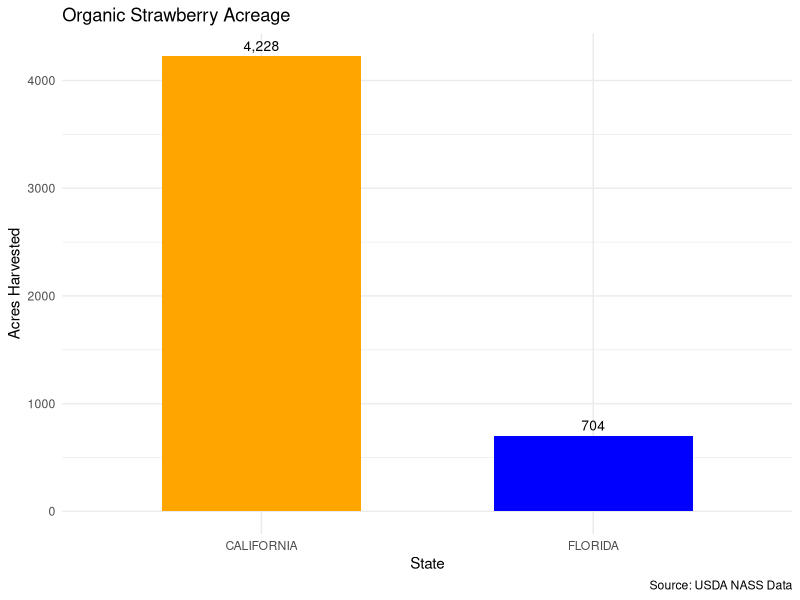
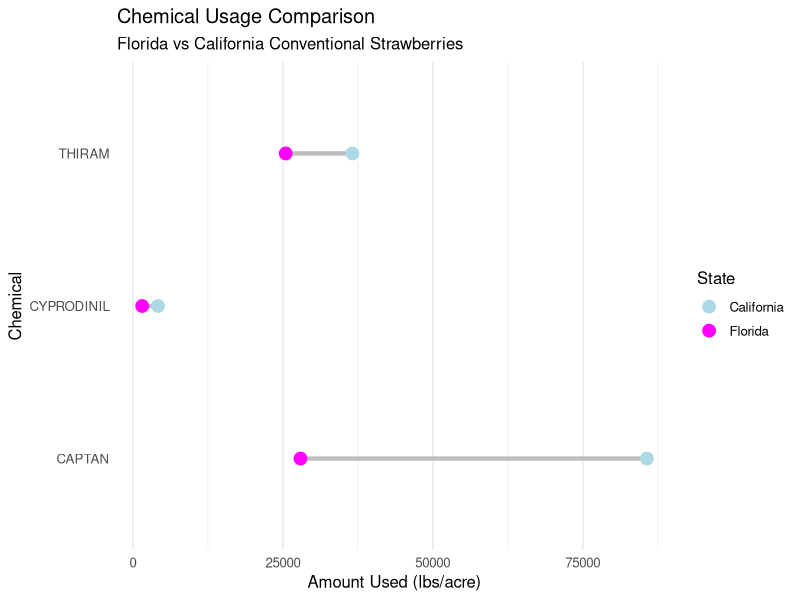
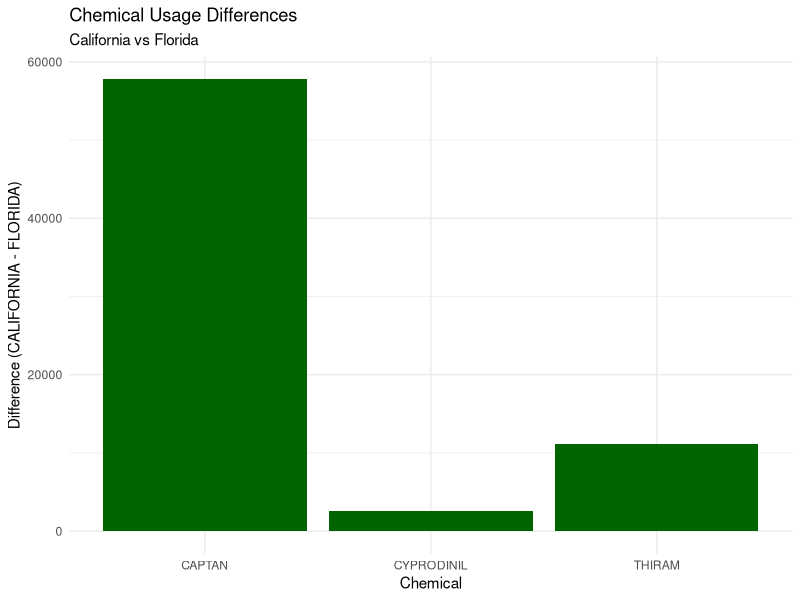

Write the R code that produced these figures, in order. (Note: this script raises an error after producing the figures.)
## ---- chunk 1
#| echo: false
#| label: Loading, exploring and beginning stages of cleaning data

library(dplyr)
library(ggplot2)

strawb_data <- read.csv("strawb_mar6.csv")
str(strawb_data)
head(strawb_data)
names(strawb_data)

col_remove <- c("Week.Ending", "Ag.District", "Ag.District.Code", 
                       "County", "County.ANSI", "Zip.Code", "Region", "Watershed")
clean_data <- strawb_data

print(names(clean_data))

clean_data$Week.Ending <- NULL
clean_data$Ag.District <- NULL
clean_data$Ag.District.Code <- NULL
clean_data$County <- NULL
clean_data$County.ANSI <- NULL
clean_data$Zip.Code <- NULL
clean_data$Region <- NULL
clean_data$Watershed <- NULL
clean_data$watershed_code <- NULL
clean_data$State.ANSI <- NULL

print(names(clean_data))
View(clean_data)

## ---- chunk 2
#| echo: false
#| label: Continue cleaning data
print(colSums(is.na(clean_data)))

for(col in names(clean_data)) {
  if(length(unique(clean_data[[col]][!is.na(clean_data[[col]])])) <= 1) {
    clean_data[[col]] <- NULL
  }
}

print(unique(clean_data$State))
california_rows <- clean_data[clean_data$State == "CALIFORNIA", ]
florida_rows <- clean_data[clean_data$State == "FLORIDA", ]
clean_data <- rbind(california_rows, florida_rows)
print(unique(clean_data$State))
## ---- chunk 3
#| echo: false
#| label: Cleaning and splitting columns
clean_data$Data.Item <- ifelse(
  startsWith(clean_data$Data.Item, "INCOME, NET CASH FARM, OF"),
  sub("^INCOME, NET CASH FARM, OF ", "", clean_data$Data.Item),  
  clean_data$Data.Item
)

clean_data$Data.Item <- gsub("^STRAWBERRIES", "", clean_data$Data.Item)
clean_data$Data.Item <- trimws(clean_data$Data.Item)
clean_data$Data.Item <- gsub(",", "", clean_data$Data.Item)

unique_values <- unique(clean_data$Data.Item)
print(unique_values)

clean_data <- cbind(
  clean_data[, 1:6],         
  Measure = NA,               
  clean_data[, 7:ncol(clean_data)]  
)


for (i in 1:nrow(clean_data)) {
  current_text <- clean_data$Data.Item[i]
  if ("MEASURED" %in% strsplit(current_text, " ")[[1]]) {
    split_text <- strsplit(current_text, "MEASURED")[[1]]
    clean_data$Data.Item[i] <- trimws(split_text[1])
    
    if (length(split_text) > 1) {
      clean_data$Measure[i] <- trimws(split_text[2])
    }
  }
}

## ---- chunk 4
#| echo: false
#| label: Continue cleaning data after splitting columns
clean_data$Measure[is.na(clean_data$Measure)] <- "NOT SPECIFIED"

clean_data$Domain.Category <- gsub(".*:", "", clean_data$Domain.Category)
clean_data$Domain.Category <- trimws(clean_data$Domain.Category)
clean_data$Domain.Category <- gsub("[()]", "", clean_data$Domain.Category)

clean_data$Data.Item <- gsub("^[ -]+", "", clean_data$Data.Item)
clean_data$Data.Item <- trimws(clean_data$Data.Item)

## ---- chunk 5
#| echo: false
#| label: Organizing Types of Strawberry Production
clean_data <- clean_data %>%
  mutate(
    Production.Type = case_when(
      Commodity != "STRAWBERRIES" ~ "NOT APPLICABLE", 
      grepl("ORGANIC", Data.Item) ~ "Organic",
      grepl("PROCESSING", Data.Item) ~ "Processing",
      TRUE ~ "Conventional"  
    )
  )

strawberry_counts <- clean_data %>%
  filter(Commodity == "STRAWBERRIES") %>%
  count(Production.Type)
print(strawberry_counts)

## ---- chunk 6
#| echo: false
#| label: Changing Value to numeric and cleaning continued
non_numeric <- unique(clean_data$Value[is.na(as.numeric(clean_data$Value)) & !is.na(clean_data$Value)])
print(non_numeric)

clean_data$Value.clean <- gsub(",|\\$|%", "", clean_data$Value)
clean_data$Value.numeric <- as.numeric(clean_data$Value.clean)

clean_data$Value <- NULL

## ---- chunk 7
#| echo: false
#|label: Data set split/assignment (CENSUS/SURVEY & CALIFORNIA/FLORIDA)

CA_survey <- clean_data[clean_data$State == "CALIFORNIA" & clean_data$Program == "SURVEY", ]
print(paste("Number of CA survey rows:", nrow(CA_survey)))
View(CA_survey)

CA_census <- clean_data[clean_data$State == "CALIFORNIA" & clean_data$Program == "CENSUS", ]
print(paste("Number of CA census rows:", nrow(CA_census)))
View(CA_census)

FL_survey <- clean_data[clean_data$State == "FLORIDA" & clean_data$Program == "SURVEY", ]
print(paste("Number of FL survey rows:", nrow(FL_survey)))
View(FL_survey)

FL_census <- clean_data[clean_data$State == "FLORIDA" & clean_data$Program == "CENSUS", ]
print(paste("Number of FL census rows:", nrow(FL_census)))
View(FL_census)

CA_survey$State <- CA_survey$Program <- NULL
CA_census$State <- CA_census$Program <- NULL
FL_survey$State <- FL_survey$Program <- NULL
FL_census$State <- FL_census$Program <- NULL

strawberry_data <- clean_data[clean_data$Commodity == "STRAWBERRIES", ]
View(strawberry_data)

census_data <- clean_data[clean_data$Program == "CENSUS", ]
survey_data <- clean_data[clean_data$Program == "SURVEY", ]
View(census_data)
View(survey_data)
## ---- chunk 8
#| echo: false
#|label: Comparing California and Florida's Strawberry Production
#|
library(tidyverse)
library(scales)

clean_data %>%
  filter(Commodity == "STRAWBERRIES",
         State %in% c("CALIFORNIA", "FLORIDA")) %>%
  group_by(State) %>% 
  summarise(
    `Avg Value` = mean(Value.numeric, na.rm = TRUE),
    `Min Value` = min(Value.numeric, na.rm = TRUE),
    `Max Value` = max(Value.numeric, na.rm = TRUE),
    `Total Records` = n(),
    .groups = "drop"
  ) %>% 
  knitr::kable(caption = "Strawberry Production Summary Statistics")

clean_data %>%
  filter(Commodity == "STRAWBERRIES",
         State %in% c("CALIFORNIA", "FLORIDA"),
         Data.Item %in% c("ORGANIC - ACRES HARVESTED", "ORGANIC - SALES")) %>% 
  group_by(State, Data.Item) %>%
  summarise(Value = mean(Value.numeric, na.rm = TRUE), .groups = "drop") %>%
  pivot_wider(names_from = Data.Item, values_from = Value) %>% 
  knitr::kable(caption = "Key Metrics Comparison", format.args = list(big.mark = ","))

clean_data %>%
  filter(Commodity == "STRAWBERRIES",
         State %in% c("CALIFORNIA", "FLORIDA"),
         Data.Item == "ORGANIC - ACRES HARVESTED") %>%
  ggplot(aes(x = State, y = Value.numeric)) +
  geom_col(fill = c("orange", "blue"), width = 0.6) +  
  geom_text(aes(label = scales::comma(Value.numeric)), 
            vjust = -0.5, 
            size = 3.5) +  
  labs(title = "Organic Strawberry Acreage",
       y = "Acres Harvested",
       caption = "Source: USDA NASS Data") +
  theme_minimal()
## ---- chunk 9
#| echo: false
#|label: Finding Chemicals used in FL and CA

library(dplyr)
common_conventional <- clean_data %>%
  filter(Commodity == "STRAWBERRIES",
         State %in% c("FLORIDA", "CALIFORNIA"),
         Production.Type == "Conventional") %>%  
  group_by(Domain.Category) %>%
  summarize(in_both = n_distinct(State) > 1) %>%
  filter(in_both) %>%
  pull(Domain.Category)

print("Conventional Domain.Category values in both states:")
print(common_conventional)
## ---- chunk 10
#| echo: false
#|label: Visualizations and Data on Chemical Use

library(dplyr)
library(ggplot2)

chemical_info <- data.frame(
  Chemical_Name = c("CAPTAN", "THIRAM", "CYPRODINIL"),
  Chemical_Code = c("81301", "79801", "288202"),
  Use = c("Fungicide for fruit rot", 
          "Fungicide for seed treatment", 
          "Fungicide for gray mold"),
  Toxicity = c("Moderate", "High", "Low")
)

chem_usage <- clean_data %>%
  filter(Commodity == "STRAWBERRIES",
         State %in% c("FLORIDA", "CALIFORNIA"),
         Production.Type == "Conventional",
         Domain.Category %in% paste0(chemical_info$Chemical_Name, " = ", chemical_info$Chemical_Code)) %>%
  mutate(Chemical = gsub(" = \\d+", "", Domain.Category)) %>%
  group_by(State, Chemical) %>%
  summarize(Amount_Used = mean(Value.numeric, na.rm = TRUE), .groups = "drop")

usage_comparison <- chem_usage %>%
  pivot_wider(names_from = State, values_from = Amount_Used) %>%
  left_join(chemical_info, by = c("Chemical" = "Chemical_Name")) %>%
  mutate(Difference = CALIFORNIA - FLORIDA) %>%
  select(Chemical, Use, Toxicity, FLORIDA, CALIFORNIA, Difference)
print("Chemical Comparison for Conventional Strawberries:")
print(usage_comparison)

ggplot(usage_comparison, aes(y = Chemical)) +
  geom_segment(aes(x = FLORIDA, xend = CALIFORNIA, yend = Chemical), 
               color = "gray", linewidth = 1.5) +
  geom_point(aes(x = FLORIDA, color = "Florida"), size = 4) +
  geom_point(aes(x = CALIFORNIA, color = "California"), size = 4) +
  scale_color_manual(values = c("Florida" = "magenta", "California" = "lightblue")) +
  labs(title = "Chemical Usage Comparison",
       subtitle = "Florida vs California Conventional Strawberries",
       x = "Amount Used (lbs/acre)",
       y = "Chemical",
       color = "State") +
  theme_minimal(base_size = 12) +
  theme(panel.grid.major.y = element_blank())

ggplot(usage_comparison, aes(x = Chemical, y = Difference, fill = Difference > 0)) +
  geom_col() +
  scale_fill_manual(values = c("TRUE" = "darkgreen", "FALSE" = "red")) +
  labs(title = "Chemical Usage Differences",
       subtitle = "California vs Florida",
       y = "Difference (CALIFORNIA - FLORIDA)") +
  theme_minimal() +
  theme(legend.position = "none")
## ---- chunk 11
#| echo: false
#|label: Comparison of Production Types

library(dplyr)

strawberry_data %>% 
  count(`Production.Type`, Data.Item) %>% 
  View()

strawberry_data %>%
  filter(grepl("PROD|ACRES|HARVEST", Data.Item, ignore.case = TRUE)) %>%
  group_by(`Production.Type`) %>%
  summarize(Production = sum(Value.numeric, na.rm = TRUE))

strawberry_data %>%
  filter(grepl("SALES", Data.Item, ignore.case = TRUE)) %>%
  group_by(`Production.Type`) %>%
  summarize(Sales = sum(Value.numeric, na.rm = TRUE))

strawberry_data %>%
  filter(grepl("PROCESS", Data.Item, ignore.case = TRUE)) %>%
  group_by(`Production.Type`) %>%
  summarize(Processing = sum(Value.numeric, na.rm = TRUE))

create_plot <- function(data, y_col, title) {
  ggplot(data, aes(x = `Production.Type`, y = .data[[y_col]], fill = `Production.Type`)) +
    geom_col() +
    labs(title = title, x = "Production Type", y = y_col) +
    scale_fill_manual(values = c("Conventional" = "orange", "Organic" = "pink")) +
    theme_minimal()
}
create_plot(prod_summary, "Total_Production", "Total Production Comparison")
create_plot(processing_summary, "Processing_Amount", "Processing Amount Comparison")
## ---- chunk 12
#| echo: false
#|label: Price, Volume, Yearly Trends by Production Type and State

library(dplyr)
library(ggplot2)
library(tidyr)

comparison_data <- strawberry_data %>%
  filter(State %in% c("CALIFORNIA", "FLORIDA"),
         `Production.Type` %in% c("Organic", "Conventional")) %>%
  mutate(
    Year = as.numeric(Year),
    Price = ifelse(grepl("PRICE", Data.Item), Value.numeric, NA),
    Cost = ifelse(grepl("COST", Data.Item), Value.numeric, NA),
    Volume = ifelse(grepl("PRODUCTION|HARVESTED", Data.Item), Value.numeric, NA)
  ) %>%
  group_by(State, `Production.Type`, Year) %>%
  summarize(
    Avg_Price = mean(Price, na.rm = TRUE),
    Avg_Cost = mean(Cost, na.rm = TRUE),
    Total_Volume = sum(Volume, na.rm = TRUE),
    .groups = "drop"
  )

ggplot(comparison_data, aes(x = Year, y = Avg_Price, color = State)) +
  geom_line(size = 1) +
  geom_point(size = 2) +
  facet_wrap(~`Production.Type`, scales = "free_y") +
  labs(title = "Strawberry Price Trends by Production Type",
       y = "Average Price ($/unit)",
       color = "State") +
  theme_minimal() +
  theme(legend.position = "bottom")

ggplot(comparison_data, aes(x = Year, y = Total_Volume, 
                           color = interaction(State, Production.Type),
                           linetype = Production.Type)) +
  geom_line(size = 1) +
  geom_point(size = 3) +
  scale_color_manual(
    values = c("darkblue", "lightblue", "darkgreen", "lightgreen"),  
    labels = c("CA-Conventional", "CA-Organic", "FL-Conventional", "FL-Organic")
  ) +
  scale_linetype_manual(values = c("solid", "dashed")) +
  labs(
    title = "Strawberry Production Volume Trends",
    subtitle = "Comparing California and Florida (Organic vs Conventional)",
    y = "Total Volume (units)",
    x = "Year",
    color = "State & Production Type",
    linetype = "Production Type"
  ) +
  theme_minimal(base_size = 14) +
  theme(legend.position = "bottom",
        legend.box = "vertical")

state_prod_comparisons <- comparison_data %>%
  group_by(Year, `Production.Type`) %>%
  summarize(
    Price_Ratio = Avg_Price[State == "CALIFORNIA"] / Avg_Price[State == "FLORIDA"],
    Volume_Ratio = Total_Volume[State == "CALIFORNIA"] / Total_Volume[State == "FLORIDA"],
    .groups = "drop"
  )

print("Annual CA/FL Ratios by Production Type:")
state_prod_comparisons

state_diffs <- comparison_data %>%
  pivot_wider(names_from = State, values_from = c(Avg_Price, Total_Volume)) %>%
  mutate(
    Price_Diff = Avg_Price_CALIFORNIA - Avg_Price_FLORIDA,
    Volume_Diff = Total_Volume_CALIFORNIA - Total_Volume_FLORIDA
  )

print("Annual Differences (CA - FL):")
state_diffs
